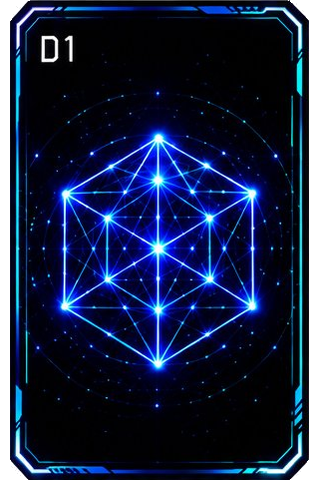
#> input picture assets/material/cards/D1_Blue.png, 320 x 480 px, found by its file name; its folder holds only this picture in this run
$ python cropCards.py
#> lines starting #> are read from the running program, lines starting #| are printed output that depends on the picture
"""
カード画像の縁に合わせたクリーニング＆クロップスクリプト

アルゴリズム:
1. 画像端から4連結フラッドフィル
2. 端に繋がっている明るいピクセル(luminance > THRESHOLD)を透過
   ※ 暗いカードフレーム(lum <= THRESHOLD)がフラッドフィルを止める
3. 透明ピクセルのバウンディングボックスにクロップ
"""
from PIL import Image
from collections import deque
import os, sys

THRESHOLD = 90      # lum > 90 = 背景残留, lum <= 90 = カードフレーム(除去しない)
INPUT_DIR  = 'assets/material/cards'
OUTPUT_DIR = 'assets/material/cards'   # 上書き保存

def flood_remove(img):
    w, h = img.size
    data = list(img.getdata())

    def idx(x, y):
        return y * w + x

    visited = bytearray(w * h)  # 0=未訪問, 1=訪問済み
    queue   = deque()

    # 4辺の不透明ピクセルをキューに追加
    edges = [(x, y) for x in range(w) for y in [0, h - 1]] + \
            [(x, y) for y in range(h) for x in [0, w - 1]]
    for x, y in edges:
        i = idx(x, y)
        if data[i][3] > 0 and not visited[i]:
            visited[i] = 1
            queue.append((x, y))

    removed = 0
    while queue:
        x, y = queue.popleft()
        i     = idx(x, y)
        r, g, b, a = data[i]
        if a == 0:
            continue                    # 既に透明 → スキップ
        lum = (int(r) + int(g) + int(b)) // 3
        if lum <= THRESHOLD:
            continue                    # 暗いカードフレーム → 止まる

        # 明るい残留背景 → 透過化
        data[i] = (r, g, b, 0)
        removed += 1

        for nx, ny in ((x+1,y),(x-1,y),(x,y+1),(x,y-1)):
            if 0 <= nx < w and 0 <= ny < h:
                ni = idx(nx, ny)
                if not visited[ni]:
                    visited[ni] = 1
                    queue.append((nx, ny))

    img.putdata(data)
    return removed

def process(fname):
#> called with fname = 'D1_Blue.png'
    path = os.path.join(INPUT_DIR, fname)
    img  = Image.open(path).convert('RGBA')
#> img is the input picture: PIL image 320x480 RGBA; mean R, G, B, A 9.1, 18.5, 50.7, 237.1
    w0, h0 = img.size
#> w0 = 320; h0 = 480

    removed = flood_remove(img)
#> in flood_remove, `data = list(img.getdata())`: data = 153600 items
#> the loop in flood_remove, `while queue:` made 524 passes
#> (x, y, i, r, g, b, a, lum) on passes 1 to 3: (28, 479, 153308, 43, 41, 55, 255, 46), (29, 0, 29, 4, 4, 4, 1, 4), (29, 479, 153309, 2, 1, 17, 249, 6)
#> after the loop in flood_remove, `while queue:`: removed = 1
#> removed = 1

    # タイトなバウンディングボックスにクロップ
    bbox = img.getbbox()
#> bbox = (10, 0, 309, 480)
    if bbox:
        img = img.crop(bbox)
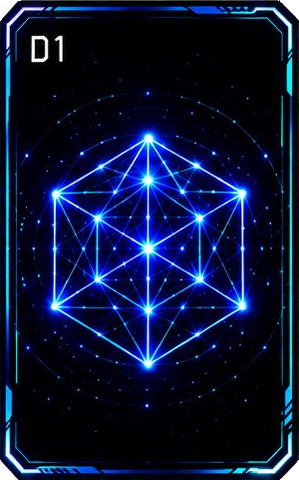
#> img: PIL image 299x480 RGBA; mean R, G, B, A 9.8, 19.8, 54.2, 253.7; transparent parts drawn white
    w1, h1 = img.size
#> w1 = 299; h1 = 480

    out_path = os.path.join(OUTPUT_DIR, fname)
    img.save(out_path, 'PNG')
    print(f"  {fname}: {w0}x{h0} → {w1}x{h1}  (除去:{removed}px)")
#|   D1_Blue.png: 320x480 → 299x480  (除去:1px)

if __name__ == '__main__':
    targets = sys.argv[1:] if len(sys.argv) > 1 else \
              [f for f in sorted(os.listdir(INPUT_DIR)) if f.endswith('.png')]
    print(f"処理対象: {len(targets)}ファイル")
    for fname in targets:
        process(fname)
    print("完了!")

$ run again, on assets/material/cards/D2_Green.png
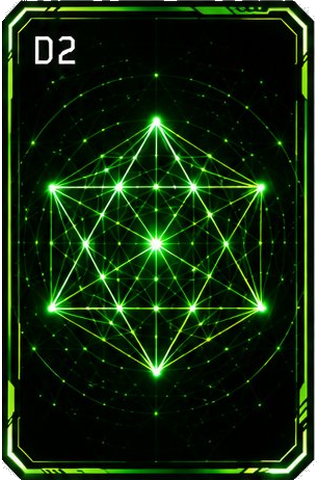
#> input picture assets/material/cards/D2_Green.png, 320 x 480 px, found by its file name
#> in process, img is the input picture: PIL image 320x480 RGBA; mean R, G, B, A 15.8, 37, 11.5, 247.9
#> data = 153600 items
#> the loop in flood_remove, `while queue:` made 514 passes
#> (x, y, i, r, g, b, a, lum) on passes 1 to 3: (20, 0, 20, 20, 21, 19, 15, 20), (20, 479, 153300, 3, 6, 5, 16, 4), (21, 0, 21, 97, 104, 95, 255, 98)
#> after the loop in flood_remove, `while queue:`: removed = 22
#> bbox = (2, 0, 317, 480)
#> in process, `img = img.crop(bbox)`:
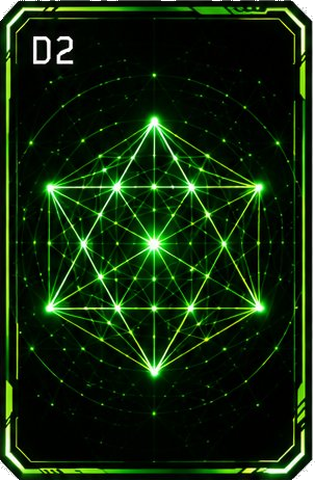
#> img: PIL image 315x480 RGBA; mean R, G, B, A 16, 37.5, 11.7, 251.8; transparent parts drawn white
#|   D2_Green.png: 320x480 → 315x480  (除去:22px)
